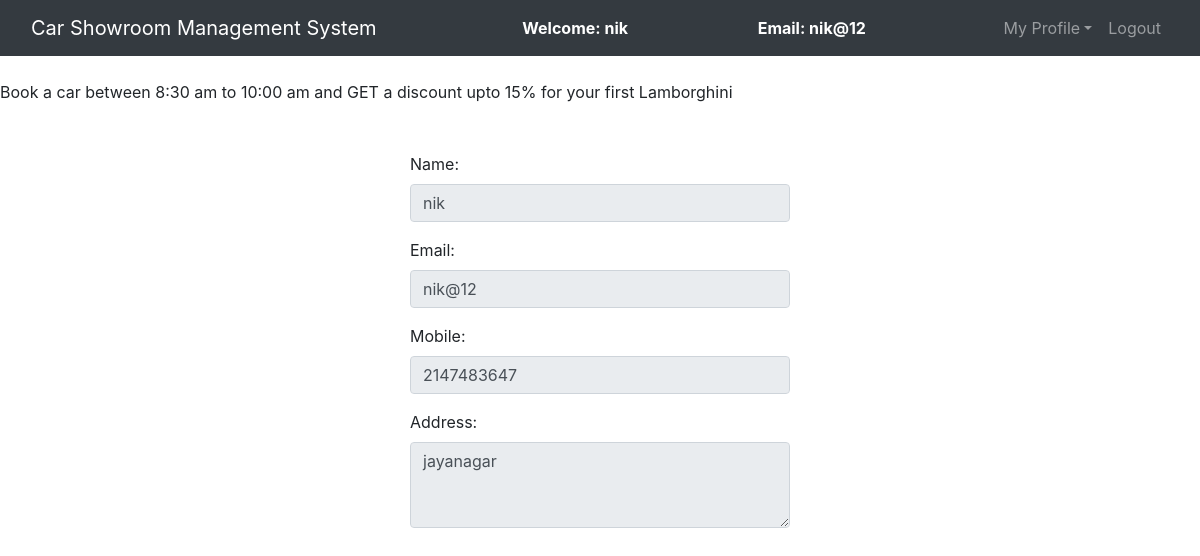
The page /csms/view_profile.php (signed in) on the database its author committed.
### tables this page shows
CREATE TABLE `register` (
  `id` int(30) NOT NULL,
  `name` varchar(30) NOT NULL,
  `email` varchar(30) NOT NULL,
  `password` varchar(30) NOT NULL,
  `mobile` int(30) NOT NULL,
  `address` varchar(30) NOT NULL
);

### csms/view_profile.php (the view, shortened to what this page needs)
<?php
  $connection = mysqli_connect("localhost","root","");
  $name = "";
	$email = "";
	$mobile = "";
	$address = "";
  $query = "select * from register where email = '$_SESSION[email]'";
  $query_run = mysqli_query($connection,$query);
  while($row = mysqli_fetch_assoc($query_run)){
    $name = $row['name'];
		$email = $row['email'];
		$mobile = $row['mobile'];
		$address = $row['address'];
	}
?>
<!DOCTYPE html>
<html lang="en" dir="ltr">
  <head>
    <link rel="stylesheet" href="https://stackpath.bootstrapcdn.com/bootstrap/4.1.3/css/bootstrap.min.css">
  </head>
  <body>
    <nav class="navbar navbar-expand-lg navbar-dark bg-dark">
		<div class="container-fluid">
			<div class="navbar-header">
				<a class="navbar-brand" href="index.php">Car Showroom Management System</a>
			</div>
      <font style="color: white"><span><strong>Welcome: <?php echo $_SESSION['name'];?></strong></span></font>
			<font style="color: white"><span><strong>Email: <?php echo $_SESSION['email'];?></strong></span></font>
			<ul class="nav navbar-nav navbar-right">
        <li class="nav-item dropdown">
					<a class="nav-link dropdown-toggle" data-toggle="dropdown">My Profile</a>
        </li>
        <li class="nav-item"><a class="nav-link" href="logout.php">Logout</a></li>
			</ul>
		</div>
	</nav><br>
  <span><marquee>Book a car between 8:30 am to 10:00 am and GET a discount upto 15% for your first Lamborghini</marquee></span><br><br>
  <div class="row">
    <div class="col-md-4"></div>
 		<div class="col-md-4">
 			<form>
 				<div class="form-group">
 					<label>Name:</label>
 					<input type="text" class="form-control" value="<?php echo $name;?>" disabled>
 				</div>
 				<div class="form-group">
 					<label>Email:</label>
 					<input type="text" class="form-control" value="<?php echo $email;?>" disabled>
 				</div>
 				<div class="form-group">
 					<label>Mobile:</label>
 					<input type="text" class="form-control" value="<?php echo $mobile;?>" disabled>
 				</div>
 				<div class="form-group">
 					<label>Address:</label>
 					<textarea rows="3" cols="40" disabled="" class="form-control"><?php echo $address;?></textarea>
 				</div>
 			</form>
 		</div>
 		<div class="col-md-4"></div>
   </div>
  </body>
</html>

### rows shown on the page
register: name "nik", email "nik@12", mobile "2147483647", address "jayanagar"

### other values the page prints
$_SESSION['name'] "nik"
$_SESSION['email'] "nik@12"
